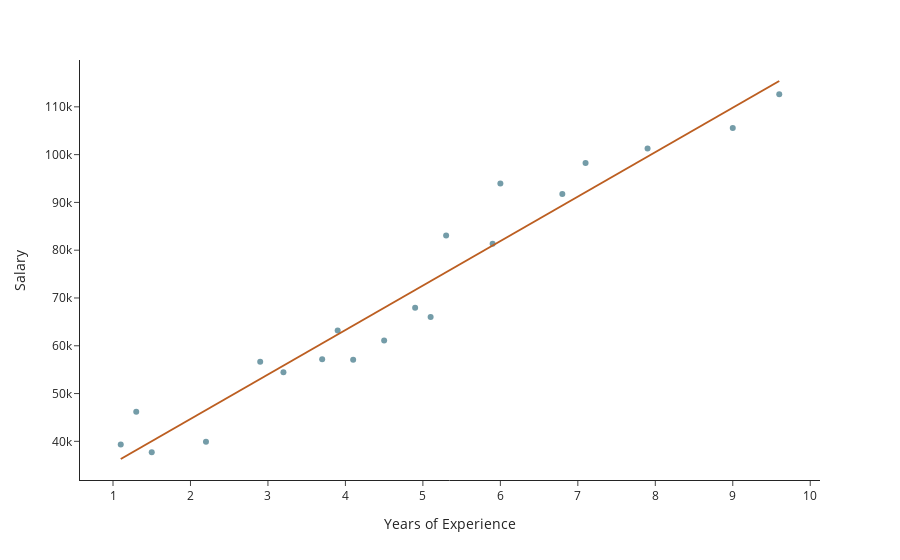

Source (notebook cell):
### Markdown cell above
## Visualising the relationship in the Training set

### Code cell
df_train = pd.DataFrame({"Years of Experience" : X_train.flatten(),
                         "Salary" : y_train})
fig = px.scatter(df_train, x = "Years of Experience",
                 y = "Salary", 
                 #marginal_x="histogram",
                 #marginal_y="histogram",
                 trendline="ols",
                 trendline_color_override="#BC5E21",
                 color_discrete_sequence=["#749CA8"],
                 template = "simple_white")


fig.update_layout(
    legend=dict(
        x=.01,
        y=.98,
        traceorder="normal",
        font=dict(
            family="sans-serif",
            size=12,
            color="Black"
        ),
        bgcolor="LightSteelBlue",
        bordercolor="dimgray",
        borderwidth=2
    ))

# retrieve model estimates
model = px.get_trendline_results(fig)
alpha = model.iloc[0]["px_fit_results"].params[0]
beta = model.iloc[0]["px_fit_results"].params[1]

# restyle figure
fig.data[0].name = 'observations'
fig.data[0].showlegend = True
fig.data[1].name = fig.data[1].name  + ' y = ' + str(round(alpha, 2)) + ' + ' + str(round(beta, 2)) + 'x'
fig.data[1].showlegend = True

# addition for r-squared
rsq = model.iloc[0]["px_fit_results"].rsquared
fig.add_trace(go.Scatter(x=[0], y=[0],
                         name = "R-squared" + ' = ' + str(round(rsq, 2)),
                         showlegend=True,
                         mode='markers',
                         marker=dict(color='rgba(0,0,0,0)')
                         ))

fig.show()

results = px.get_trendline_results(fig)
print(results)

results.px_fit_results.iloc[0].summary()

### Figure 1 — Plotly figure (JSON) as saved in the notebook; plotly's stock layout.template omitted (floating-point values rounded to 4 significant figures)
{"data": [{"hovertemplate": "Years of Experience=%{x}<br>Salary=%{y}<extra></extra>", "legendgroup": "", "marker": {"color": "#749CA8", "symbol": "circle"}, "mode": "markers", "name": "", "orientation": "v", "showlegend": false, "type": "scatter", "x": [9.6, 5.9, 3.2, 7.9, 5.1, 5.3, 9, 2.2, 4.9, 6.8, 4.5, 3.7, 3.9, 4.1, 7.1, 6, 1.3, 1.5, 1.1, 2.9], "xaxis": "x", "y": [112635, 81363, 54445, 101302, 66029, 83088, 105582, 39891, 67938, 91738, 61111, 57189, 63218, 57081, 98273, 93940, 46205, 37731, 39343, 56642], "yaxis": "y"}, {"hovertemplate": "<b>OLS trendline</b><br>Salary = 9306.29 * Years of Experience + 26067<br>R<sup>2</sup>=0.943695<br><br>Years of Experience=%{x}<br>Salary=%{y} <b>(trend)</b><extra></extra>", "legendgroup": "", "line": {"color": "#BC5E21"}, "marker": {"color": "#749CA8", "symbol": "circle"}, "mode": "lines", "name": "", "showlegend": false, "type": "scatter", "x": [1.1, 1.3, 1.5, 2.2, 2.9, 3.2, 3.7, 3.9, 4.1, 4.5, 4.9, 5.1, 5.3, 5.9, 6, 6.8, 7.1, 7.9, 9, 9.6], "xaxis": "x", "y": [36300.0, 38170.0, 40030.0, 46540.0, 53060.0, 55850.0, 60500.0, 62360.0, 64220.0, 67950.0, 71670.0, 73530.0, 75390.0, 80970.0, 81900.0, 89350.0, 92140.0, 99590.0, 109800.0, 115400.0], "yaxis": "y"}], "layout": {"legend": {"tracegroupgap": 0}, "margin": {"t": 60}, "xaxis": {"anchor": "y", "domain": [0, 1], "title": {"text": "Years of Experience"}}, "yaxis": {"anchor": "x", "domain": [0, 1], "title": {"text": "Salary"}}}}
